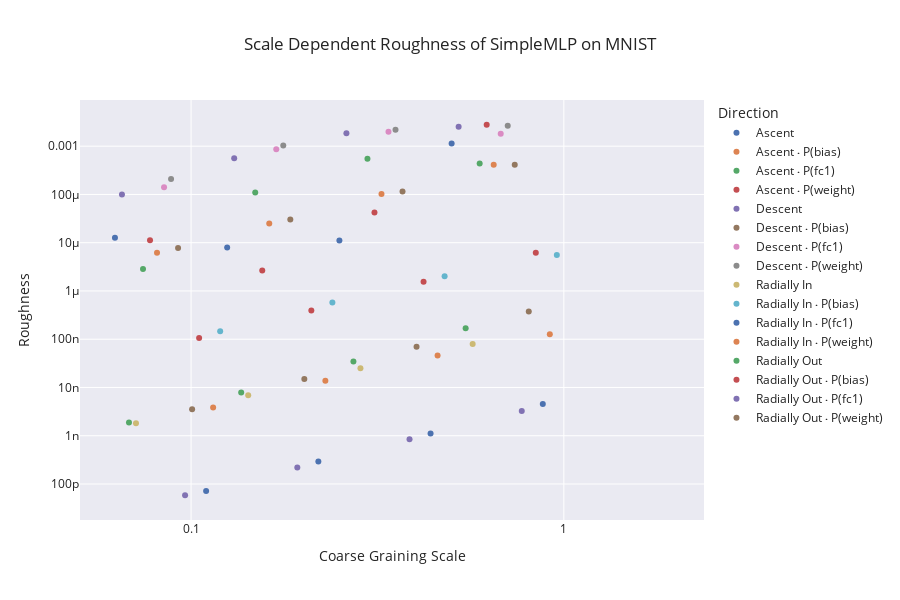

Notebook code for this chart:
### Code cell
# new nomenclature: grit := scale dependent roughness

# Create a Plotly figure
fig = go.Figure()

# Plotting roughness for each direction using grouped data
for direction, data in df.groupby(level='Direction'):
    fig.add_trace(go.Scatter(
        x=data.index.get_level_values('Distance'),
        y=data['Roughness'],
        mode='markers',
        name=direction
    ))

# Set axis labels, title, and configure log scale on x-axis
fig.update_layout(
    title=f'Scale Dependent Roughness of {center_model.__class__.__name__} on {dataset.__class__.__name__}',
    xaxis={
        'title': 'Coarse Graining Scale',
        'type': 'log',
        'dtick': 1,  # Tick every power of ten
    },
    yaxis ={
        'title': 'Roughness',
        'type': 'log',
    },
    legend_title='Direction',
    template='seaborn',
    height=600
)

# Display the figure
fig.show()

### Figure 1 — Plotly figure (JSON) as saved in the notebook; plotly's stock layout.template omitted (floating-point values rounded to 4 significant figures)
{"data": [{"mode": "markers", "name": "Ascent", "type": "scatter", "x": [0, 0.0625, 0.125, 0.25, 0.5, 1], "y": [null, 1.269e-05, 7.937e-06, 1.11e-05, 0.001136, null]}, {"mode": "markers", "name": "Ascent ⋅ P(bias)", "type": "scatter", "x": [0, 0.08105, 0.1621, 0.3242, 0.6484, 1.297], "y": [null, 6.175e-06, 2.492e-05, 0.0001016, 0.0004124, null]}, {"mode": "markers", "name": "Ascent ⋅ P(fc1)", "type": "scatter", "x": [0, 0.07433, 0.1487, 0.2973, 0.5946, 1.189], "y": [null, 2.84e-06, 0.00011, 0.0005489, 0.0004372, null]}, {"mode": "markers", "name": "Ascent ⋅ P(weight)", "type": "scatter", "x": [0, 0.07762, 0.1552, 0.3105, 0.6209, 1.242], "y": [null, 1.125e-05, 2.648e-06, 4.232e-05, 0.002782, null]}, {"mode": "markers", "name": "Descent", "type": "scatter", "x": [0, 0.06527, 0.1305, 0.2611, 0.5221, 1.044], "y": [null, 9.999e-05, 0.0005604, 0.001853, 0.002523, null]}, {"mode": "markers", "name": "Descent ⋅ P(bias)", "type": "scatter", "x": [0, 0.0923, 0.1846, 0.3692, 0.7384, 1.477], "y": [null, 7.729e-06, 3.029e-05, 0.0001156, 0.0004115, null]}, {"mode": "markers", "name": "Descent ⋅ P(fc1)", "type": "scatter", "x": [0, 0.08464, 0.1693, 0.3386, 0.6771, 1.354], "y": [null, 0.0001412, 0.0008649, 0.002003, 0.001808, null]}, {"mode": "markers", "name": "Descent ⋅ P(weight)", "type": "scatter", "x": [0, 0.08839, 0.1768, 0.3536, 0.7071, 1.414], "y": [null, 0.0002094, 0.00103, 0.002203, 0.002659, null]}, {"mode": "markers", "name": "Radially In", "type": "scatter", "x": [0, 0.07117, 0.1423, 0.2847, 0.5694, 1.139], "y": [null, 1.82e-09, 6.917e-09, 2.49e-08, 7.989e-08, null]}, {"mode": "markers", "name": "Radially In ⋅ P(bias)", "type": "scatter", "x": [0, 0.1197, 0.2394, 0.4788, 0.9576, 1.915], "y": [null, 1.46e-07, 5.76e-07, 2.021e-06, 5.556e-06, null]}, {"mode": "markers", "name": "Radially In ⋅ P(fc1)", "type": "scatter", "x": [0, 0.1098, 0.2195, 0.4391, 0.8781, 1.756], "y": [null, 7.184e-11, 2.912e-10, 1.109e-09, 4.543e-09, null]}, {"mode": "markers", "name": "Radially In ⋅ P(weight)", "type": "scatter", "x": [0, 0.1146, 0.2293, 0.4585, 0.917, 1.834], "y": [null, 3.849e-09, 1.387e-08, 4.582e-08, 1.264e-07, null]}, {"mode": "markers", "name": "Radially Out", "type": "scatter", "x": [0, 0.06816, 0.1363, 0.2726, 0.5453, 1.091], "y": [null, 1.879e-09, 7.861e-09, 3.468e-08, 1.693e-07, null]}, {"mode": "markers", "name": "Radially Out ⋅ P(bias)", "type": "scatter", "x": [0, 0.1051, 0.2102, 0.4204, 0.8409, 1.682], "y": [null, 1.058e-07, 3.953e-07, 1.549e-06, 6.165e-06, null]}, {"mode": "markers", "name": "Radially Out ⋅ P(fc1)", "type": "scatter", "x": [0, 0.09639, 0.1928, 0.3856, 0.7711, 1.542], "y": [null, 5.842e-11, 2.207e-10, 8.501e-10, 3.26e-09, null]}, {"mode": "markers", "name": "Radially Out ⋅ P(weight)", "type": "scatter", "x": [0, 0.1007, 0.2013, 0.4026, 0.8052, 1.61], "y": [null, 3.527e-09, 1.502e-08, 6.985e-08, 3.773e-07, null]}], "layout": {"height": 600, "legend": {"title": {"text": "Direction"}}, "title": {"text": "Scale Dependent Roughness of SimpleMLP on MNIST"}, "xaxis": {"dtick": 1, "title": {"text": "Coarse Graining Scale"}, "type": "log"}, "yaxis": {"title": {"text": "Roughness"}, "type": "log"}}}
